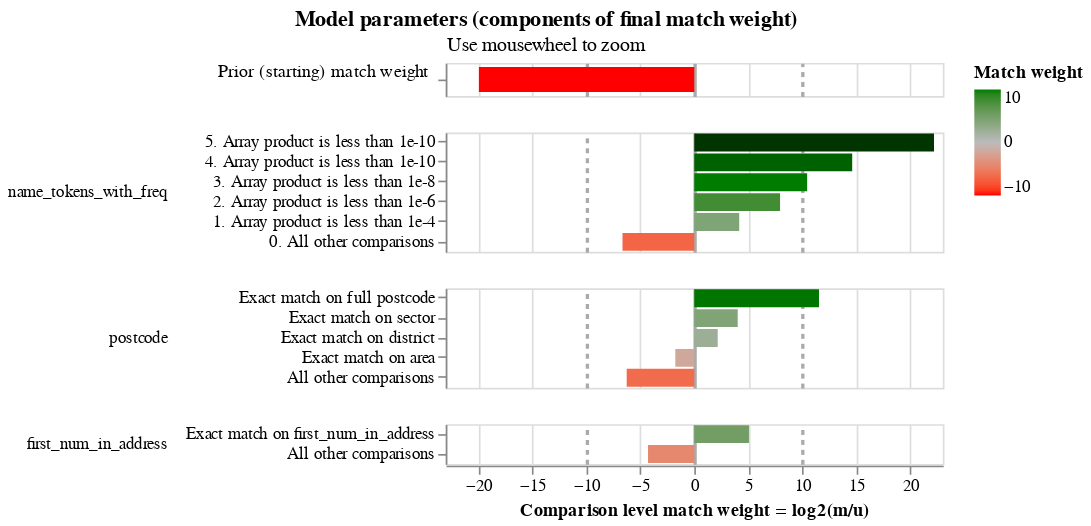

The code cell stored with this chart in its notebook:
### Code cell
# Probably not worth training m values given how few columns we have;
# by not trainign them we'll be using the defaults

linker.training.estimate_u_using_random_sampling(max_pairs=1e7)
linker.visualisations.match_weights_chart()

### Figure 1 — Vega-Lite specification as saved in the notebook (floating-point values rounded to 4 significant figures)
{"config": {"view": {"continuousWidth": 300, "continuousHeight": 300, "discreteHeight": 60, "discreteWidth": 400}, "header": {"title": null}, "mark": {"tooltip": null}, "title": {"anchor": "middle"}}, "vconcat": [{"mark": {"type": "bar", "clip": true, "height": 15}, "encoding": {"color": {"field": "log2_bayes_factor", "scale": {"domain": [-10, 0, 10], "interpolate": "lab", "range": ["red", "#bbbbbb", "green"]}, "title": "Match weight", "type": "quantitative"}, "tooltip": [{"field": "comparison_name", "title": "Comparison name", "type": "nominal"}, {"field": "probability_two_random_records_match", "format": ".4f", "title": "Probability two random records match", "type": "nominal"}, {"field": "log2_bayes_factor", "format": ",.4f", "title": "Equivalent match weight", "type": "quantitative"}, {"field": "bayes_factor_description", "title": "Match weight description", "type": "nominal"}], "x": {"axis": {"domain": false, "gridColor": {"condition": {"test": "abs(datum.value / 10)  <= 1 & datum.value % 10 === 0", "value": "#aaa"}, "value": "#ddd"}, "gridDash": {"condition": {"test": "abs(datum.value / 10) == 1", "value": [3]}, "value": null}, "gridWidth": {"condition": {"test": "abs(datum.value / 10)  <= 1 & datum.value % 10 === 0", "value": 2}, "value": 1}, "labels": false, "ticks": false, "title": ""}, "field": "log2_bayes_factor", "scale": {"domain": [-23, 23]}, "type": "quantitative"}, "y": {"axis": {"title": "Prior (starting) match weight", "titleAlign": "right", "titleAngle": 0, "titleFontWeight": "normal"}, "field": "label_for_charts", "sort": {"field": "comparison_vector_value", "order": "descending"}, "type": "nominal"}}, "height": 20, "transform": [{"filter": "(datum.comparison_name == 'probability_two_random_records_match')"}]}, {"mark": {"type": "bar", "clip": true}, "encoding": {"color": {"field": "log2_bayes_factor", "scale": {"domain": [-10, 0, 10], "interpolate": "lab", "range": ["red", "#bbbbbb", "green"]}, "title": "Match weight", "type": "quantitative"}, "row": {"field": "comparison_name", "header": {"labelAlign": "left", "labelAnchor": "middle", "labelAngle": 0}, "sort": {"field": "comparison_sort_order"}, "type": "nominal"}, "tooltip": [{"field": "comparison_name", "title": "Comparison name", "type": "nominal"}, {"field": "label_for_charts", "title": "Label", "type": "ordinal"}, {"field": "sql_condition", "title": "SQL condition", "type": "nominal"}, {"field": "m_probability", "format": ".10~g", "title": "M probability", "type": "quantitative"}, {"field": "u_probability", "format": ".10~g", "title": "U probability", "type": "quantitative"}, {"field": "bayes_factor", "format": ",.6f", "title": "Bayes factor = m/u", "type": "quantitative"}, {"field": "log2_bayes_factor", "format": ".4~g", "title": "Match weight = log2(m/u)", "type": "quantitative"}, {"field": "bayes_factor_description", "title": "Match weight description", "type": "nominal"}, {"field": "m_probability_description", "title": "m probability description", "type": "nominal"}, {"field": "u_probability_description", "title": "u probability description", "type": "nominal"}], "x": {"axis": {"gridColor": {"condition": {"test": "abs(datum.value / 10)  <= 1 & datum.value % 10 === 0", "value": "#aaa"}, "value": "#ddd"}, "gridDash": {"condition": {"test": "abs(datum.value / 10) == 1", "value": [3]}, "value": null}, "gridWidth": {"condition": {"test": "abs(datum.value / 10)  <= 1 & datum.value % 10 === 0", "value": 2}, "value": 1}, "title": "Comparison level match weight = log2(m/u)"}, "field": "log2_bayes_factor", "scale": {"domain": [-23, 23]}, "type": "quantitative"}, "y": {"axis": {"title": null}, "field": "label_for_charts", "sort": {"field": "comparison_vector_value", "order": "descending"}, "type": "nominal"}}, "height": {"step": 12}, "resolve": {"axis": {"y": "independent"}, "scale": {"y": "independent"}}, "transform": [{"filter": "(datum.comparison_name != 'probability_two_random_records_match')"}]}], "data": {"name": "data-c5430345191ffebbda1448bb1283c4be"}, "params": [{"name": "mouse_zoom", "select": {"type": "interval", "encodings": ["x"]}, "bind": "scales", "views": []}], "resolve": {"axis": {"y": "independent"}, "scale": {"y": "independent"}}, "title": {"text": "Model parameters (components of final match weight)", "subtitle": "Use mousewheel to zoom"}, "$schema": "https://vega.github.io/schema/vega-lite/v5.9.3.json", "datasets": {"data-c5430345191ffebbda1448bb1283c4be": [{"comparison_name": "probability_two_random_records_match", "sql_condition": null, "label_for_charts": "", "m_probability": null, "u_probability": null, "m_probability_description": null, "u_probability_description": null, "has_tf_adjustments": false, "tf_adjustment_column": null, "tf_adjustment_weight": null, "is_null_level": false, "bayes_factor": 1e-06, "log2_bayes_factor": -19.93, "comparison_vector_value": 0, "max_comparison_vector_value": 0, "bayes_factor_description": "The probability that two random records drawn at random match is 0.000 or one in  1,000,000.0 records.This is equivalent to a starting match weight of -19.932.", "probability_two_random_records_match": 1e-06, "comparison_sort_order": -1}, {"comparison_name": "name_tokens_with_freq", "sql_condition": "\n                    \n    list_intersect(name_tokens_with_freq_l, name_tokens_with_freq_r)\n        .list_transform(x -> x.rel_freq::float)\n        .list_concat([1.0::FLOAT]) -- in case there are no matches\n        .list_reduce((p, q) -> p * q)\n     < 1e-12\n                    ", "label_for_charts": "5. Array product is less than 1e-10", "m_probability": 0.95, "u_probability": 1.995e-07, "m_probability_description": "Amongst matching record comparisons, 95% of records (i.e. one in 1.053) are in the array product is less than 1e-10 comparison level", "u_probability_description": "Amongst non-matching record comparisons, 1.995e-05% of records (i.e. one in 5,013,466) are in the array product is less than 1e-10 comparison level", "has_tf_adjustments": false, "tf_adjustment_column": null, "tf_adjustment_weight": 1.0, "is_null_level": false, "bayes_factor": 4763000.0, "log2_bayes_factor": 22.18, "comparison_vector_value": 5, "max_comparison_vector_value": 5, "bayes_factor_description": "If comparison level is `array product is less than 1e-10` then comparison is 4,762,792 times more likely to be a match", "probability_two_random_records_match": 1e-06, "comparison_sort_order": 0}, {"comparison_name": "name_tokens_with_freq", "sql_condition": "\n                    \n    list_intersect(name_tokens_with_freq_l, name_tokens_with_freq_r)\n        .list_transform(x -> x.rel_freq::float)\n        .list_concat([1.0::FLOAT]) -- in case there are no matches\n        .list_reduce((p, q) -> p * q)\n     < 1e-10\n                    ", "label_for_charts": "4. Array product is less than 1e-10", "m_probability": 0.01, "u_probability": 3.989e-07, "m_probability_description": "Amongst matching record comparisons, 1% of records (i.e. one in 100) are in the array product is less than 1e-10 comparison level", "u_probability_description": "Amongst non-matching record comparisons, 3.989e-05% of records (i.e. one in 2,506,733) are in the array product is less than 1e-10 comparison level", "has_tf_adjustments": false, "tf_adjustment_column": null, "tf_adjustment_weight": 1.0, "is_null_level": false, "bayes_factor": 25070.0, "log2_bayes_factor": 14.61, "comparison_vector_value": 4, "max_comparison_vector_value": 5, "bayes_factor_description": "If comparison level is `array product is less than 1e-10` then comparison is 25,067 times more likely to be a match", "probability_two_random_records_match": 1e-06, "comparison_sort_order": 0}, {"comparison_name": "name_tokens_with_freq", "sql_condition": "\n                    \n    list_intersect(name_tokens_with_freq_l, name_tokens_with_freq_r)\n        .list_transform(x -> x.rel_freq::float)\n        .list_concat([1.0::FLOAT]) -- in case there are no matches\n        .list_reduce((p, q) -> p * q)\n     < 1e-8\n                    ", "label_for_charts": "3. Array product is less than 1e-8", "m_probability": 0.01, "u_probability": 7.181e-06, "m_probability_description": "Amongst matching record comparisons, 1% of records (i.e. one in 100) are in the array product is less than 1e-8 comparison level", "u_probability_description": "Amongst non-matching record comparisons, 0.0007181% of records (i.e. one in 139,263) are in the array product is less than 1e-8 comparison level", "has_tf_adjustments": false, "tf_adjustment_column": null, "tf_adjustment_weight": 1.0, "is_null_level": false, "bayes_factor": 1393.0, "log2_bayes_factor": 10.44, "comparison_vector_value": 3, "max_comparison_vector_value": 5, "bayes_factor_description": "If comparison level is `array product is less than 1e-8` then comparison is 1,393 times more likely to be a match", "probability_two_random_records_match": 1e-06, "comparison_sort_order": 0}, {"comparison_name": "name_tokens_with_freq", "sql_condition": "\n                    \n    list_intersect(name_tokens_with_freq_l, name_tokens_with_freq_r)\n        .list_transform(x -> x.rel_freq::float)\n        .list_concat([1.0::FLOAT]) -- in case there are no matches\n        .list_reduce((p, q) -> p * q)\n     < 1e-6\n                    ", "label_for_charts": "2. Array product is less than 1e-6", "m_probability": 0.01, "u_probability": 4.079e-05, "m_probability_description": "Amongst matching record comparisons, 1% of records (i.e. one in 100) are in the array product is less than 1e-6 comparison level", "u_probability_description": "Amongst non-matching record comparisons, 0.004079% of records (i.e. one in 24,516) are in the array product is less than 1e-6 comparison level", "has_tf_adjustments": false, "tf_adjustment_column": null, "tf_adjustment_weight": 1.0, "is_null_level": false, "bayes_factor": 245.2, "log2_bayes_factor": 7.938, "comparison_vector_value": 2, "max_comparison_vector_value": 5, "bayes_factor_description": "If comparison level is `array product is less than 1e-6` then comparison is 245 times more likely to be a match", "probability_two_random_records_match": 1e-06, "comparison_sort_order": 0}, {"comparison_name": "name_tokens_with_freq", "sql_condition": "\n                    \n    list_intersect(name_tokens_with_freq_l, name_tokens_with_freq_r)\n        .list_transform(x -> x.rel_freq::float)\n        .list_concat([1.0::FLOAT]) -- in case there are no matches\n        .list_reduce((p, q) -> p * q)\n     < 1e-4\n                    ", "label_for_charts": "1. Array product is less than 1e-4", "m_probability": 0.01, "u_probability": 0.0005605, "m_probability_description": "Amongst matching record comparisons, 1% of records (i.e. one in 100) are in the array product is less than 1e-4 comparison level", "u_probability_description": "Amongst non-matching record comparisons, 0.05605% of records (i.e. one in 1,784) are in the array product is less than 1e-4 comparison level", "has_tf_adjustments": false, "tf_adjustment_column": null, "tf_adjustment_weight": 1.0, "is_null_level": false, "bayes_factor": 17.84, "log2_bayes_factor": 4.157, "comparison_vector_value": 1, "max_comparison_vector_value": 5, "bayes_factor_description": "If comparison level is `array product is less than 1e-4` then comparison is 17.84 times more likely to be a match", "probability_two_random_records_match": 1e-06, "comparison_sort_order": 0}, {"comparison_name": "name_tokens_with_freq", "sql_condition": "ELSE", "label_for_charts": "0. All other comparisons", "m_probability": 0.01, "u_probability": 0.9994, "m_probability_description": "Amongst matching record comparisons, 1% of records (i.e. one in 100) are in the all other comparisons comparison level", "u_probability_description": "Amongst non-matching record comparisons, 99.94% of records (i.e. one in 1.001) are in the all other comparisons comparison level", "has_tf_adjustments": false, "tf_adjustment_column": null, "tf_adjustment_weight": 1.0, "is_null_level": false, "bayes_factor": 0.01001, "log2_bayes_factor": -6.643, "comparison_vector_value": 0, "max_comparison_vector_value": 5, "bayes_factor_description": "If comparison level is `all other comparisons` then comparison is 99.94 times less likely to be a match", "probability_two_random_records_match": 1e-06, "comparison_sort_order": 0}, {"comparison_name": "postcode", "sql_condition": "\"postcode_l\" = \"postcode_r\"", "label_for_charts": "Exact match on full postcode", "m_probability": 0.95, "u_probability": 0.000319, "m_probability_description": "Amongst matching record comparisons, 95% of records (i.e. one in 1.053) are in the exact match on full postcode comparison level", "u_probability_description": "Amongst non-matching record comparisons, 0.0319% of records (i.e. one in 3,134) are in the exact match on full postcode comparison level", "has_tf_adjustments": false, "tf_adjustment_column": null, "tf_adjustment_weight": 1.0, "is_null_level": false, "bayes_factor": 2978.0, "log2_bayes_factor": 11.54, "comparison_vector_value": 4, "max_comparison_vector_value": 4, "bayes_factor_description": "If comparison level is `exact match on full postcode` then comparison is 2,978 times more likely to be a match", "probability_two_random_records_match": 1e-06, "comparison_sort_order": 1}, {"comparison_name": "postcode", "sql_condition": "NULLIF(regexp_extract(\"postcode_l\", '^[A-Za-z]{1,2}[0-9][A-Za-z0-9]? [0-9]', 0), '') = NULLIF(regexp_extract(\"postcode_r\", '^[A-Za-z]{1,2}[0-9][A-Za-z0-9]? [0-9]', 0), '')", "label_for_charts": "Exact match on sector", "m_probability": 0.0125, "u_probability": 0.0007705, "m_probability_description": "Amongst matching record comparisons, 1.25% of records (i.e. one in 80) are in the exact match on sector comparison level", "u_probability_description": "Amongst non-matching record comparisons, 0.07705% of records (i.e. one in 1,298) are in the exact match on sector comparison level", "has_tf_adjustments": false, "tf_adjustment_column": null, "tf_adjustment_weight": 1.0, "is_null_level": false, "bayes_factor": 16.22, "log2_bayes_factor": 4.02, "comparison_vector_value": 3, "max_comparison_vector_value": 4, "bayes_factor_description": "If comparison level is `exact match on sector` then comparison is 16.22 times more likely to be a match", "probability_two_random_records_match": 1e-06, "comparison_sort_order": 1}, {"comparison_name": "postcode", "sql_condition": "NULLIF(regexp_extract(\"postcode_l\", '^[A-Za-z]{1,2}[0-9][A-Za-z0-9]?', 0), '') = NULLIF(regexp_extract(\"postcode_r\", '^[A-Za-z]{1,2}[0-9][A-Za-z0-9]?', 0), '')", "label_for_charts": "Exact match on district", "m_probability": 0.0125, "u_probability": 0.002782, "m_probability_description": "Amongst matching record comparisons, 1.25% of records (i.e. one in 80) are in the exact match on district comparison level", "u_probability_description": "Amongst non-matching record comparisons, 0.2782% of records (i.e. one in 359) are in the exact match on district comparison level", "has_tf_adjustments": false, "tf_adjustment_column": null, "tf_adjustment_weight": 1.0, "is_null_level": false, "bayes_factor": 4.493, "log2_bayes_factor": 2.168, "comparison_vector_value": 2, "max_comparison_vector_value": 4, "bayes_factor_description": "If comparison level is `exact match on district` then comparison is 4.493 times more likely to be a match", "probability_two_random_records_match": 1e-06, "comparison_sort_order": 1}, {"comparison_name": "postcode", "sql_condition": "NULLIF(regexp_extract(\"postcode_l\", '^[A-Za-z]{1,2}', 0), '') = NULLIF(regexp_extract(\"postcode_r\", '^[A-Za-z]{1,2}', 0), '')", "label_for_charts": "Exact match on area", "m_probability": 0.0125, "u_probability": 0.04218, "m_probability_description": "Amongst matching record comparisons, 1.25% of records (i.e. one in 80) are in the exact match on area comparison level", "u_probability_description": "Amongst non-matching record comparisons, 4.218% of records (i.e. one in 23.71) are in the exact match on area comparison level", "has_tf_adjustments": false, "tf_adjustment_column": null, "tf_adjustment_weight": 1.0, "is_null_level": false, "bayes_factor": 0.2963, "log2_bayes_factor": -1.755, "comparison_vector_value": 1, "max_comparison_vector_value": 4, "bayes_factor_description": "If comparison level is `exact match on area` then comparison is 3.374 times less likely to be a match", "probability_two_random_records_match": 1e-06, "comparison_sort_order": 1}, {"comparison_name": "postcode", "sql_condition": "ELSE", "label_for_charts": "All other comparisons", "m_probability": 0.0125, "u_probability": 0.9539, "m_probability_description": "Amongst matching record comparisons, 1.25% of records (i.e. one in 80) are in the all other comparisons comparison level", "u_probability_description": "Amongst non-matching record comparisons, 95.39% of records (i.e. one in 1.048) are in the all other comparisons comparison level", "has_tf_adjustments": false, "tf_adjustment_column": null, "tf_adjustment_weight": 1.0, "is_null_level": false, "bayes_factor": 0.0131, "log2_bayes_factor": -6.254, "comparison_vector_value": 0, "max_comparison_vector_value": 4, "bayes_factor_description": "If comparison level is `all other comparisons` then comparison is 76.32 times less likely to be a match", "probability_two_random_records_match": 1e-06, "comparison_sort_order": 1}, {"comparison_name": "first_num_in_address", "sql_condition": "\"first_num_in_address_l\" = \"first_num_in_address_r\"", "label_for_charts": "Exact match on first_num_in_address", "m_probability": 0.95, "u_probability": 0.02846, "m_probability_description": "Amongst matching record comparisons, 95% of records (i.e. one in 1.053) are in the exact match on first_num_in_address comparison level", "u_probability_description": "Amongst non-matching record comparisons, 2.846% of records (i.e. one in 35.13) are in the exact match on first_num_in_address comparison level", "has_tf_adjustments": false, "tf_adjustment_column": null, "tf_adjustment_weight": 1.0, "is_null_level": false, "bayes_factor": 33.38, "log2_bayes_factor": 5.061, "comparison_vector_value": 1, "max_comparison_vector_value": 1, "bayes_factor_description": "If comparison level is `exact match on first_num_in_address` then comparison is 33.38 times more likely to be a match", "probability_two_random_records_match": 1e-06, "comparison_sort_order": 2}, {"comparison_name": "first_num_in_address", "sql_condition": "ELSE", "label_for_charts": "All other comparisons", "m_probability": 0.05, "u_probability": 0.9715, "m_probability_description": "Amongst matching record comparisons, 5% of records (i.e. one in 20) are in the all other comparisons comparison level", "u_probability_description": "Amongst non-matching record comparisons, 97.15% of records (i.e. one in 1.029) are in the all other comparisons comparison level", "has_tf_adjustments": false, "tf_adjustment_column": null, "tf_adjustment_weight": 1.0, "is_null_level": false, "bayes_factor": 0.05146, "log2_bayes_factor": -4.28, "comparison_vector_value": 0, "max_comparison_vector_value": 1, "bayes_factor_description": "If comparison level is `all other comparisons` then comparison is 19.43 times less likely to be a match", "probability_two_random_records_match": 1e-06, "comparison_sort_order": 2}]}}
